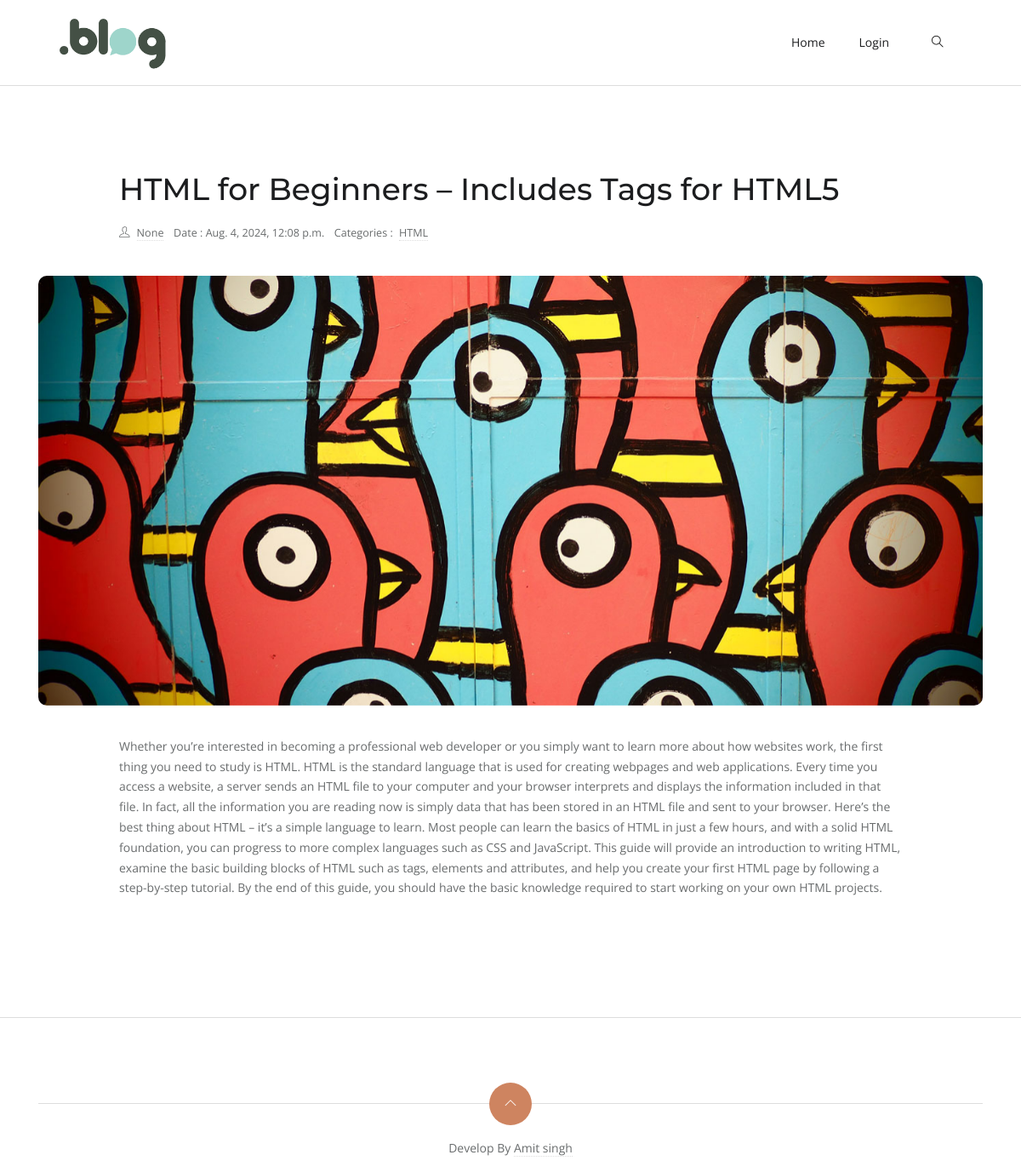
The app's page /post/html-for-beginners-includes-tags-for-html5/, older data.
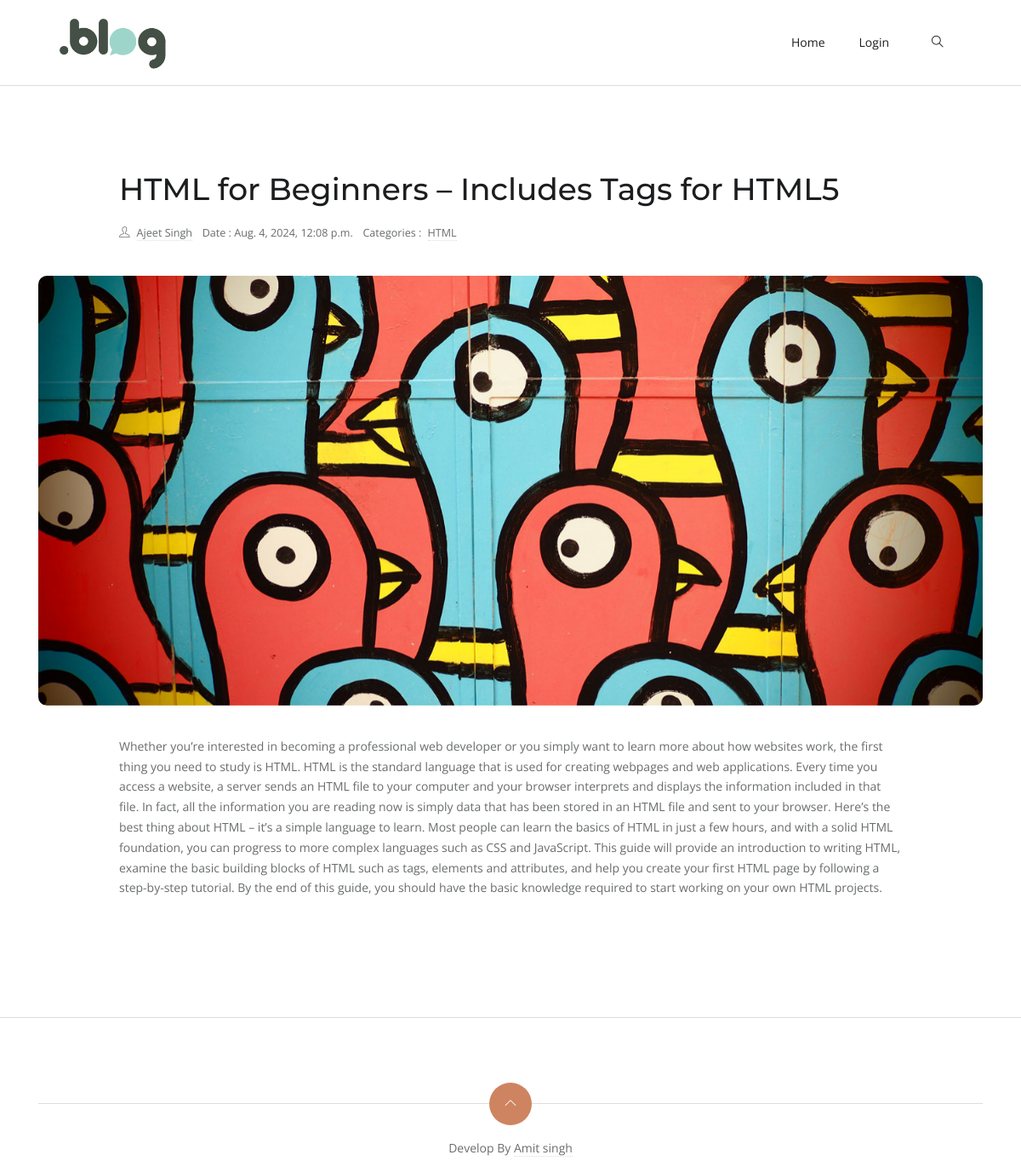
The same page, newer data.
### blog/models.py (models this page shows, shortened)
class Post(models.Model):
    title = models.CharField(max_length=500)
    slug = models.SlugField(unique=True, blank=True)
    content = RichTextField()
    published_date = models.DateTimeField(auto_now=True, blank=True)
    post_image = models.ImageField(
        null=True, default="post-2.jpg", upload_to="postImage"
    )
    author = models.ForeignKey(User, on_delete=models.CASCADE)
    category = models.ManyToManyField(Category)
    created_at = models.DateTimeField(auto_now_add=True)
    updated_date = models.DateTimeField(auto_now=True)

### accounts/models.py (models this page shows, shortened)
class User(AbstractBaseUser, PermissionsMixin):
    email = models.EmailField(unique=True)
    username = models.CharField(max_length=200, unique=True)
    name = models.CharField(max_length=200, null=True)
    is_active = models.BooleanField(default=True)
    is_staff = models.BooleanField(default=False)
    objects = UserManager()
    USERNAME_FIELD = "email"
    REQUIRED_FIELDS = [
        "username",
        "name",
    ]

### blog/views.py (the view)
# urls.py: path("post/<slug:slug>/", views.post_detail, name="post"),
def post_detail(request, slug):
    post = get_object_or_404(Post, slug=slug)
    return render(request, "post/post_detail.html", {"post": post})

### templates/post/post_detail.html
{% extends 'base.html' %} {% load static %} {% block content %}
<section class="section">
  <div class="container">
    <article class="row mb-4">
      <div class="col-lg-10 mx-auto mb-4">
        <h1 class="h2 mb-3">{{ post.title }}</h1>
        <ul class="list-inline post-meta mb-3">
          <li class="list-inline-item">
            <i class="ti-user mr-2"></i><a href="/">{{ post.author.name }}</a>
          </li>
          <li class="list-inline-item">Date : {{ post.created_at }}</li>
          <li class="list-inline-item">
            Categories : {% for category in post.category.all %}
            <a href="#!" class="ml-1">{{ category.name }}</a>
            {% if not forloop.last %},{% endif %} {% endfor %}
          </li>
        </ul>
      </div>
      <div class="col-12 mb-3">
        <div class="post-slider">
          <img
            src="{{ post.post_image.url }}"
            class="img-fluid"
            alt="post-thumb"
          />
        </div>
      </div>
      <div class="col-lg-10 mx-auto">
        <div class="content">
          <p>{{post.content | safe}}</p>
        </div>
      </div>
    </article>
  </div>
</section>
{% endblock content %}

Row changes from the older to the newer data that the page shows:
changed Post "HTML for Beginners – Includes Tags for HTML5": author.name "None" → "Ajeet Singh"
